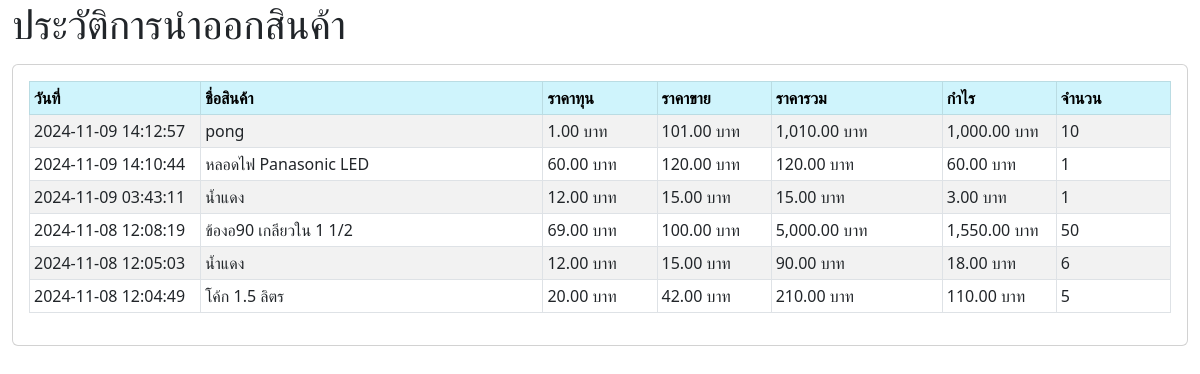
Before: /admin/order_history.php with the older database file.
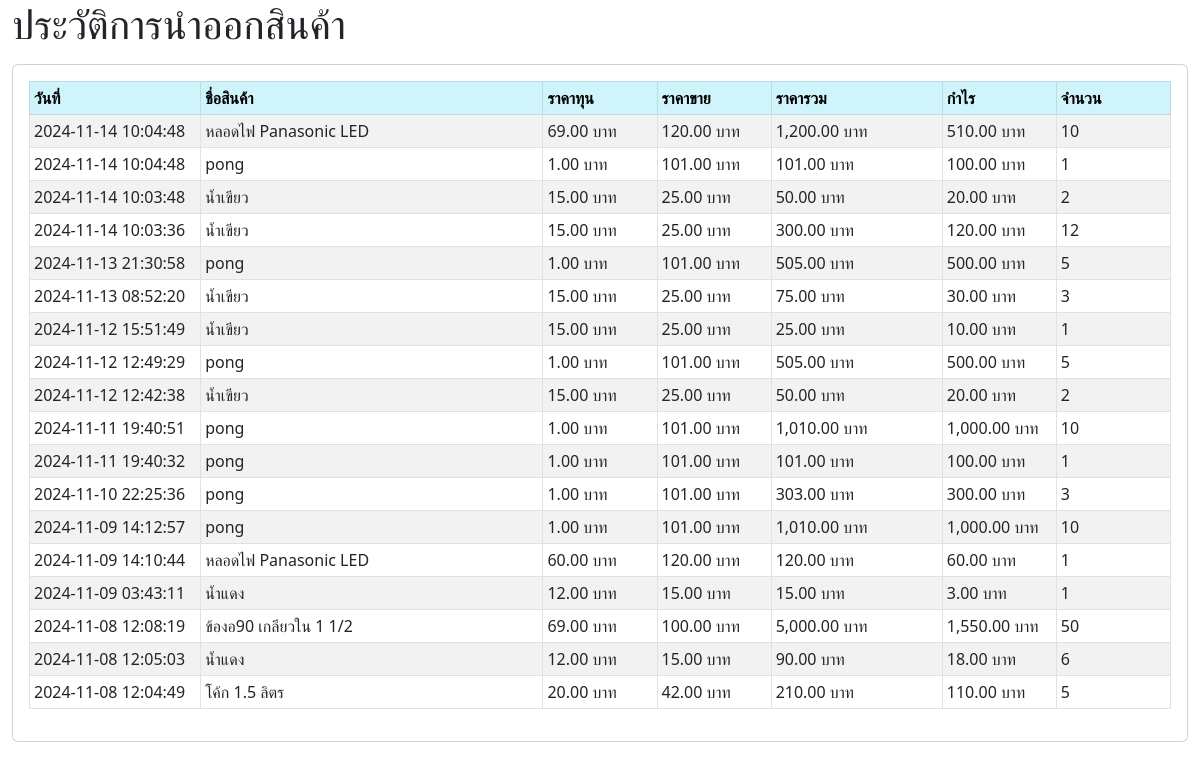
After: the same page with the newer database file.
### tables this page shows
CREATE TABLE `tbl_order` (
  `id` int(11) NOT NULL,
  `product_id` int(11) NOT NULL,
  `product_name` varchar(255) NOT NULL,
  `cost_price` decimal(10,2) DEFAULT NULL,
  `sell_price` decimal(10,2) DEFAULT NULL,
  `date_out` timestamp NOT NULL DEFAULT CURRENT_TIMESTAMP,
  `quantity` int(5) NOT NULL
);

### admin/order_history.php (the view, shortened to what this page needs)
<?php
require_once '../config/condb.php';
$query = $condb->prepare("SELECT * FROM tbl_order ORDER BY date_out DESC");
$query->execute();
$orders = $query->fetchAll(PDO::FETCH_ASSOC);
?>
<!DOCTYPE html>
<html lang="th">
<head>
    <link href="https://cdn.jsdelivr.net/npm/bootstrap@5.3.0/dist/css/bootstrap.min.css" rel="stylesheet">
</head>
<body>
<div class="content-wrapper">
    <section class="content-header">
        <div class="container-fluid">
            <div class="row mb-2">
                <div class="col-sm-6">
                    <h1>ประวัติการนำออกสินค้า</h1>
                </div>
            </div>
        </div>
    </section>
    <section class="content">
        <div class="container-fluid">
            <div class="row">
                <div class="col-12">
                    <div class="card">
                        <div class="card-body">
                            <table id="example1" class="table table-bordered table-striped table-sm">
                                <thead>
                                    <tr class="table-info">
                                        <th width="15%">วันที่</th>
                                        <th width="30%">ชื่อสินค้า</th>
                                        <th width="10%">ราคาทุน</th>
                                        <th width="10%">ราคาขาย</th>
                                        <th width="15%">ราคารวม</th>
                                        <th width="10%">กำไร</th>
                                        <th width="10%">จำนวน</th>
                                    </tr>
                                </thead>
                                <tbody>
                                    <?php
                                    foreach ($orders as $order):
                                        $totalPrice = $order['sell_price'] * $order['quantity'];
                                        $profit = ($order['sell_price'] - $order['cost_price']) * $order['quantity'];
                                        $dateTime = new DateTime($order['date_out'], new DateTimeZone('UTC'));
                                        $dateTime->setTimezone(new DateTimeZone('Asia/Bangkok'));
                                    ?>
                                    <tr>
                                        <td><?= $dateTime->format('Y-m-d H:i:s'); ?></td>
                                        <td><?= $order['product_name']; ?></td>
                                        <td><?= number_format($order['cost_price'], 2); ?> บาท</td>
                                        <td><?= number_format($order['sell_price'], 2); ?> บาท</td>
                                        <td><?= number_format($totalPrice, 2); ?> บาท</td>
                                        <td><?= number_format($profit, 2); ?> บาท</td>
                                        <td><?= $order['quantity']; ?></td>
                                    </tr>
                                    <?php endforeach; ?>
                                </tbody>
                            </table>
                        </div>
                    </div>
                </div>
            </div>
        </div>
    </section>
</div>
</body>
</html>

Changed rows visible on the page:
added tbl_order: date_out "2024-11-14 10:04:48", product_name "หลอดไฟ Panasonic LED", cost_price "69.00", sell_price "120.00", totalPrice "1,200.00", profit "510.00", quantity "10"
added tbl_order: date_out "2024-11-14 10:04:48", product_name "pong", cost_price "1.00", sell_price "101.00", profit "100.00", quantity "1"
added tbl_order: date_out "2024-11-14 10:03:48", product_name "น้ำเขียว", cost_price "15.00", sell_price "25.00", totalPrice "50.00", profit "20.00", quantity "2"
added tbl_order: date_out "2024-11-14 10:03:36", product_name "น้ำเขียว", cost_price "15.00", sell_price "25.00", totalPrice "300.00", profit "120.00", quantity "12"
added tbl_order: date_out "2024-11-13 21:30:58", product_name "pong", cost_price "1.00", sell_price "101.00", totalPrice "505.00", profit "500.00", quantity "5"
added tbl_order: date_out "2024-11-13 08:52:20", product_name "น้ำเขียว", cost_price "15.00", sell_price "25.00", totalPrice "75.00", profit "30.00", quantity "3"
added tbl_order: date_out "2024-11-12 15:51:49", product_name "น้ำเขียว", cost_price "15.00", sell_price "25.00", profit "10.00", quantity "1"
added tbl_order: date_out "2024-11-12 12:49:29", product_name "pong", cost_price "1.00", sell_price "101.00", totalPrice "505.00", profit "500.00", quantity "5"
added tbl_order: date_out "2024-11-12 12:42:38", product_name "น้ำเขียว", cost_price "15.00", sell_price "25.00", totalPrice "50.00", profit "20.00", quantity "2"
added tbl_order: date_out "2024-11-11 19:40:51", product_name "pong", cost_price "1.00", sell_price "101.00", totalPrice "1,010.00", profit "1,000.00", quantity "10"
added tbl_order: date_out "2024-11-11 19:40:32", product_name "pong", cost_price "1.00", sell_price "101.00", profit "100.00", quantity "1"
added tbl_order: date_out "2024-11-10 22:25:36", product_name "pong", cost_price "1.00", sell_price "101.00", totalPrice "303.00", profit "300.00", quantity "3"
